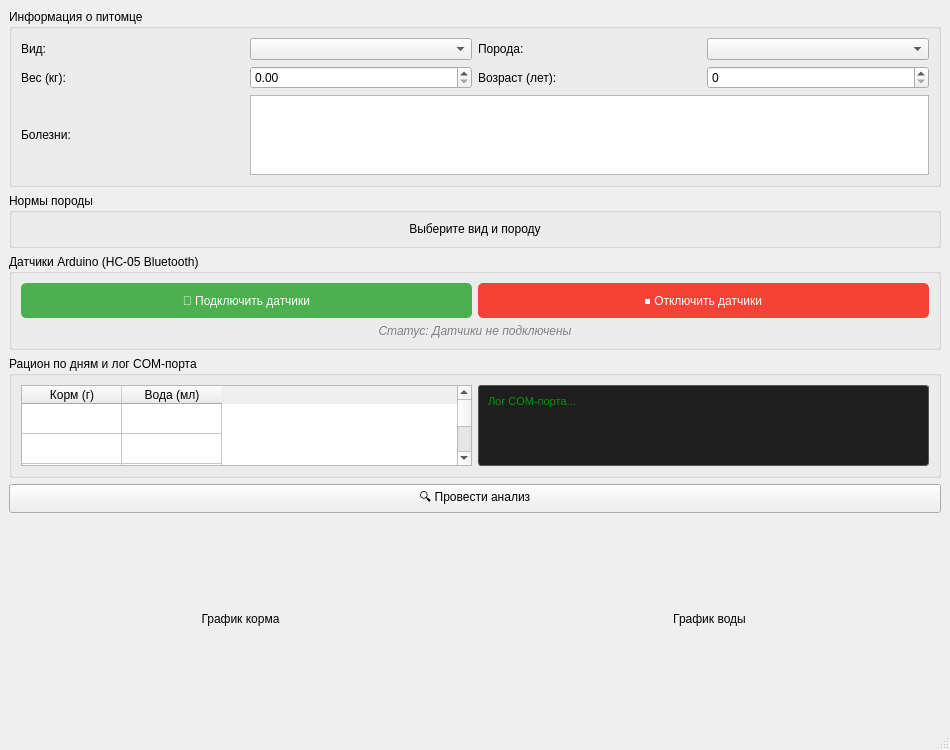
<?xml version="1.0" encoding="UTF-8"?>
<ui version="4.0">
 <class>MainWindow</class>
 <widget class="QMainWindow" name="MainWindow">
  <property name="geometry">
   <rect>
    <x>0</x>
    <y>0</y>
    <width>950</width>
    <height>750</height>
   </rect>
  </property>
  <property name="windowTitle">
   <string>Дневник питомца</string>
  </property>
  <widget class="QWidget" name="centralwidget">
   <layout class="QVBoxLayout" name="verticalLayout">
    <item>
     <widget class="QGroupBox" name="groupBoxPet">
      <property name="title">
       <string>Информация о питомце</string>
      </property>
      <layout class="QGridLayout" name="gridLayout">
       <item row="0" column="0">
        <widget class="QLabel" name="labelSpecies">
         <property name="text">
          <string>Вид:</string>
         </property>
        </widget>
       </item>
       <item row="0" column="1">
        <widget class="QComboBox" name="speciesCombo"/>
       </item>
       <item row="0" column="2">
        <widget class="QLabel" name="labelBreed">
         <property name="text">
          <string>Порода:</string>
         </property>
        </widget>
       </item>
       <item row="0" column="3">
        <widget class="QComboBox" name="breedCombo"/>
       </item>
       <item row="1" column="0">
        <widget class="QLabel" name="labelWeight">
         <property name="text">
          <string>Вес (кг):</string>
         </property>
        </widget>
       </item>
       <item row="1" column="1">
        <widget class="QDoubleSpinBox" name="weightSpin">
         <property name="minimum">
          <double>0.000000000000000</double>
         </property>
         <property name="maximum">
          <double>200.000000000000000</double>
         </property>
         <property name="singleStep">
          <double>0.500000000000000</double>
         </property>
        </widget>
       </item>
       <item row="1" column="2">
        <widget class="QLabel" name="labelAge">
         <property name="text">
          <string>Возраст (лет):</string>
         </property>
        </widget>
       </item>
       <item row="1" column="3">
        <widget class="QSpinBox" name="ageSpin">
         <property name="minimum">
          <number>0</number>
         </property>
         <property name="maximum">
          <number>30</number>
         </property>
        </widget>
       </item>
       <item row="2" column="0">
        <widget class="QLabel" name="labelDiseases">
         <property name="text">
          <string>Болезни:</string>
         </property>
        </widget>
       </item>
       <item row="2" column="1" colspan="3">
        <widget class="QListWidget" name="diseaseList">
         <property name="toolTip">
          <string>Отметьте имеющиеся заболевания</string>
         </property>
         <property name="selectionMode">
          <enum>QAbstractItemView::NoSelection</enum>
         </property>
        </widget>
       </item>
      </layout>
     </widget>
    </item>
    <item>
     <widget class="QGroupBox" name="groupBoxNorm">
      <property name="title">
       <string>Нормы породы</string>
      </property>
      <layout class="QVBoxLayout" name="verticalLayout_2">
       <item>
        <widget class="QLabel" name="infoLabel">
         <property name="text">
          <string>Выберите вид и породу</string>
         </property>
         <property name="alignment">
          <set>Qt::AlignCenter</set>
         </property>
        </widget>
       </item>
      </layout>
     </widget>
    </item>
    <item>
     <widget class="QGroupBox" name="groupBoxSensors">
      <property name="title">
       <string>Датчики Arduino (HC-05 Bluetooth)</string>
      </property>
      <layout class="QVBoxLayout" name="verticalLayout_sensors">
       <item>
        <layout class="QHBoxLayout" name="horizontalLayout_sensors">
         <item>
          <widget class="QPushButton" name="connectSensorBtn">
           <property name="text">
            <string>🔌 Подключить датчики</string>
           </property>
           <property name="minimumSize">
            <size>
             <width>200</width>
             <height>35</height>
            </size>
           </property>
           <property name="styleSheet">
            <string>QPushButton { background-color: #4CAF50; color: white; border-radius: 5px; } QPushButton:hover { background-color: #45a049; }</string>
           </property>
          </widget>
         </item>
         <item>
          <widget class="QPushButton" name="disconnectSensorBtn">
           <property name="text">
            <string>⏹ Отключить датчики</string>
           </property>
           <property name="minimumSize">
            <size>
             <width>200</width>
             <height>35</height>
            </size>
           </property>
           <property name="styleSheet">
            <string>QPushButton { background-color: #f44336; color: white; border-radius: 5px; } QPushButton:hover { background-color: #da190b; }</string>
           </property>
          </widget>
         </item>
        </layout>
       </item>
       <item>
        <widget class="QLabel" name="sensorStatusLabel">
         <property name="text">
          <string>Статус: Датчики не подключены</string>
         </property>
         <property name="alignment">
          <set>Qt::AlignCenter</set>
         </property>
         <property name="styleSheet">
          <string>color: gray; font-style: italic;</string>
         </property>
        </widget>
       </item>
      </layout>
     </widget>
    </item>
    <item>
     <widget class="QGroupBox" name="groupBoxTable">
      <property name="title">
       <string>Рацион по дням и лог COM-порта</string>
      </property>
      <layout class="QHBoxLayout" name="horizontalLayout_table">
       <item>
        <widget class="QTableWidget" name="tableWidget">
         <property name="minimumSize">
          <size>
           <width>250</width>
           <height>0</height>
          </size>
         </property>
         <property name="rowCount">
          <number>5</number>
         </property>
         <property name="columnCount">
          <number>2</number>
         </property>
         <attribute name="horizontalHeaderVisible">
          <bool>true</bool>
         </attribute>
         <attribute name="verticalHeaderVisible">
          <bool>false</bool>
         </attribute>
         <column>
          <property name="text">
           <string>Корм (г)</string>
          </property>
         </column>
         <column>
          <property name="text">
           <string>Вода (мл)</string>
          </property>
         </column>
        </widget>
       </item>
       <item>
        <widget class="QTextEdit" name="comLogTextEdit">
         <property name="minimumSize">
          <size>
           <width>300</width>
           <height>0</height>
          </size>
         </property>
         <property name="readOnly">
          <bool>true</bool>
         </property>
         <property name="placeholderText">
          <string>Лог COM-порта...</string>
         </property>
         <property name="styleSheet">
          <string>QTextEdit { background-color: #1e1e1e; color: #00ff00; font-family: "Courier New", monospace; font-size: 11px; border: 1px solid #555; border-radius: 3px; padding: 5px; }</string>
         </property>
        </widget>
       </item>
      </layout>
     </widget>
    </item>
    <item>
     <widget class="QPushButton" name="analyzeBtn">
      <property name="text">
       <string>🔍 Провести анализ</string>
      </property>
     </widget>
    </item>
    <item>
     <layout class="QHBoxLayout" name="horizontalLayout">
      <item>
       <widget class="QLabel" name="foodGraphLabel">
        <property name="minimumSize">
         <size>
          <width>280</width>
          <height>200</height>
         </size>
        </property>
        <property name="text">
         <string>График корма</string>
        </property>
        <property name="alignment">
         <set>Qt::AlignCenter</set>
        </property>
       </widget>
      </item>
      <item>
       <widget class="QLabel" name="waterGraphLabel">
        <property name="minimumSize">
         <size>
          <width>280</width>
          <height>200</height>
         </size>
        </property>
        <property name="text">
         <string>График воды</string>
        </property>
        <property name="alignment">
         <set>Qt::AlignCenter</set>
        </property>
       </widget>
      </item>
     </layout>
    </item>
   </layout>
  </widget>
  <widget class="QStatusBar" name="statusbar"/>
 </widget>
 <resources/>
 <connections/>
</ui>
